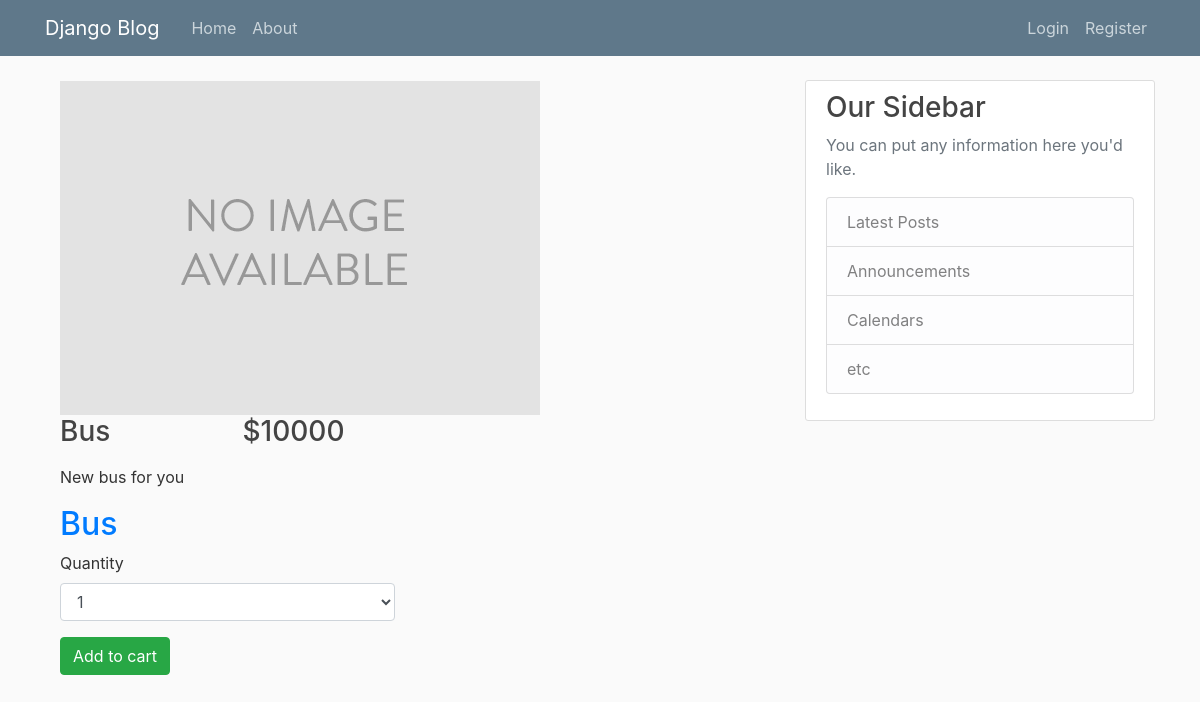
/shop/1/bus/, run on the app's committed database.
### shop/models.py (models this page shows, shortened)
class Product(models.Model):
    category = models.ForeignKey(Category,
                                 related_name='products', on_delete=models.PROTECT)
    name = models.CharField(max_length=200, db_index=True)
    slug = models.SlugField(max_length=200, db_index=True)
    image = models.ImageField(upload_to='products/%Y/%m/%d',
                              blank=True)
    description = models.TextField(blank=True)
    price = models.DecimalField(max_digits=10, decimal_places=0)
    stock = models.PositiveIntegerField()
    available = models.BooleanField(default=True)
    created = models.DateTimeField(auto_now_add=True)
    updated = models.DateTimeField(auto_now=True)
    class Meta:
        ordering = ('name',)
        index_together = (('id', 'slug'),)

class Category(models.Model):
    name = models.CharField(max_length=200,
                            db_index=True)
    slug = models.SlugField(max_length=200,
                            db_index=True,
                            unique=True)
    class Meta:
        ordering = ('name',)
        verbose_name = 'category'
        verbose_name_plural = 'categories'
    def __str__(self):
        return self.name
    def get_absolute_url(self):
        return reverse('shop:product_list_by_category',
                       args=[self.slug])

### shop/views.py (the view)
def product_detail(request, product_id, slug):
    product = get_object_or_404(Product,
                                id=product_id,
                                slug=slug,
                                available=True)
    cart_product_form = CartAddProductForm()
    return render(request,
                  'shop/product/detail.html',
                  {'product': product,
                   'cart_product_form': cart_product_form})

### cart/forms.py
class CartAddProductForm(forms.Form):
    quantity = forms.TypedChoiceField(
        choices=PRODUCT_QUANTITY_CHOICES,
        coerce=int)
    update = forms.BooleanField(required=False,
                                initial=False,
                                widget=forms.HiddenInput)

### cart/context_processors.py (called while the page is built)
def cart(request):
        return {'cart': Cart(request)}

### shop/templates/shop/product/detail.html (shortened to what this page needs)
{% extends "shop/base.html" %}
{% load staticfiles %}
{% load bootstrap3 %}
{% block content %}
    <div class="row">
        <div class="col-md-12">
            <div class="col-md-6 col-md-4">
            </div>
            <div class="col-md-6 col-md-4">
                <div class="thumbnail">
                    <img src="{% if product.image %}{{ product.image.url }}
                              {% else %}{% static 'img/no_image.png' %}{% endif %}"
                         class="img-responsive">
                    <div class="caption">
                        <div class="row">
                            <div class="col-md-6 col-xs-6">
                                <h3>{{ product.name }}</h3>
                            </div>
                            <div class="col-md-6 col-xs-6 price">
                                <h3>
                                    <label>${{ product.price }}</label></h3>
                            </div>
                        </div>
                        <p>{{ product.description }}</p>
                        <h2><a href="{{ product.category.get_absolute_url }}">{{ product.category }}</a></h2>
                        <form action="{% url 'cart:cart_add' product.id %}" method="post">
                            {% bootstrap_form cart_product_form %}
                            {% buttons %}
                                <button type="submit" class="btn btn-success btn-product">
                                     Add to cart
                                </button>
                            {% endbuttons %}
                        </form>
                    </div>
                </div>
            </div>
            <div class="col-md-6 col-md-4">
            </div>
        </div>
    </div>
{% endblock %}

### blog/static/blog/main.css (style rules this page uses)
body { background: #fafafa; color: #333333; margin-top: 5rem; }
h1, h2, h3, h4, h5, h6 { color: #444444; }

### data on the page
Product: name "Bus", price "10000", description "New bus for you", category "Bus"
